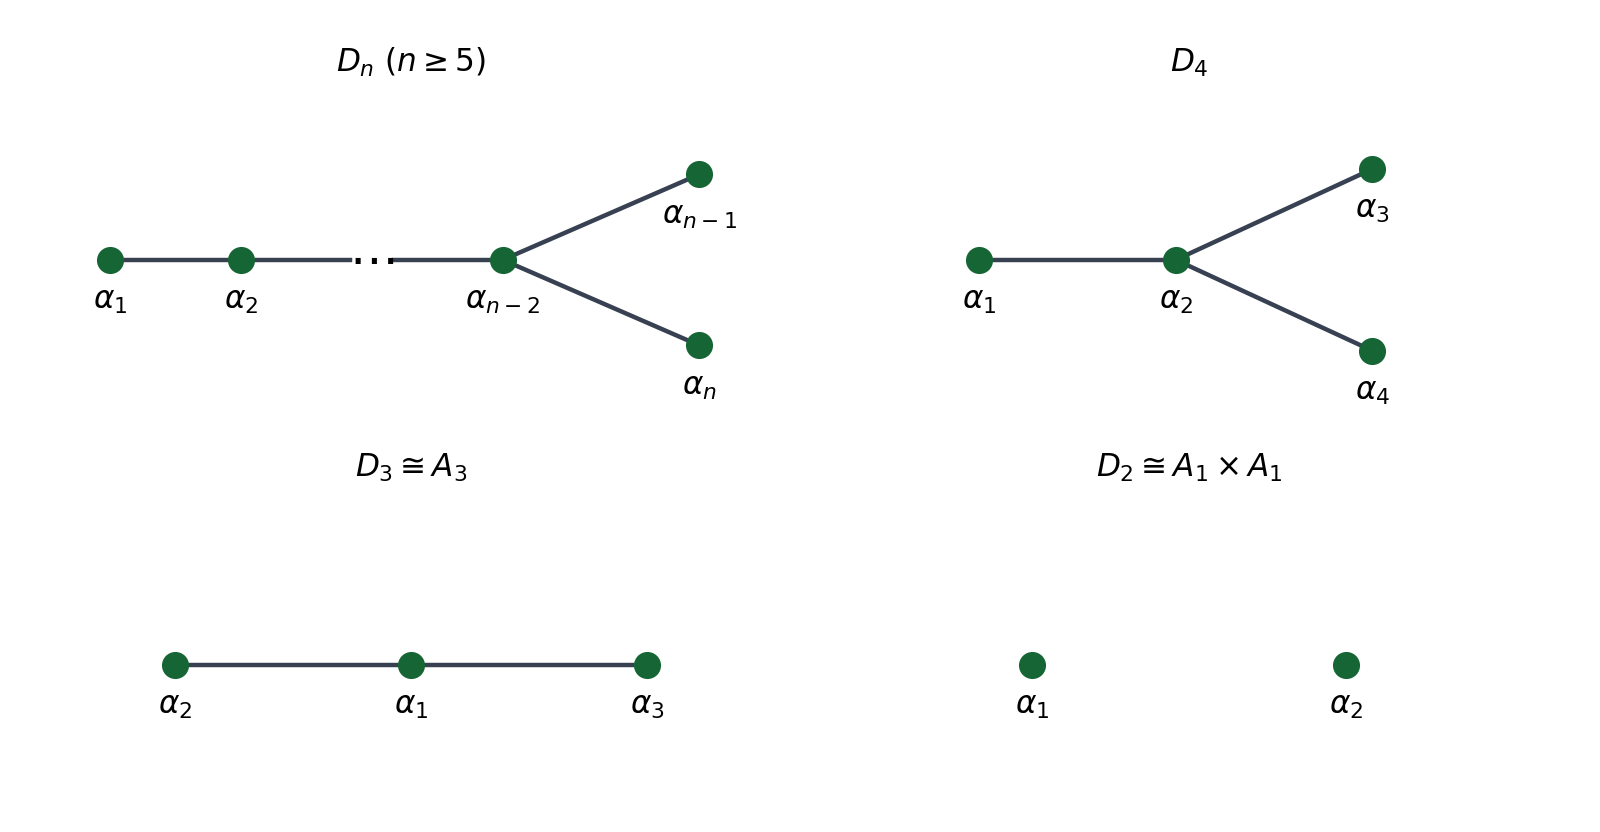

Python code for this plot:
"""Draw labelled D-type diagrams. Python 3.14, Matplotlib 3.10."""
from pathlib import Path
import matplotlib
matplotlib.use('Agg')
import matplotlib.pyplot as plt

fig, axs = plt.subplots(2, 2, figsize=(10, 5.2), facecolor='white')
def draw(ax, title, points, edges):
 ax.set_title(title, fontsize=14, pad=15)
 for a,b in edges:
  x,y=points[a],points[b]
  if a=='dots':x=(x[0]+.17,x[1])
  if b=='dots':y=(y[0]-.17,y[1])
  ax.plot([x[0],y[0]],[x[1],y[1]],color='#374151',lw=2,zorder=1)
 for text,(x,y) in points.items():
  if text=='dots':ax.text(x,y,r'$\cdots$',ha='center',va='center',fontsize=22)
  else:
   ax.scatter(x,y,s=125,color='#166534',zorder=2)
   ax.annotate(text,(x,y),xytext=(0,-22),textcoords='offset points',ha='center',fontsize=14)
 ax.set_xlim(-.5,5.1);ax.set_ylim(-1.15,1.45);ax.axis('off')
p={r'$\alpha_1$':(0,0),r'$\alpha_2$':(1,0),'dots':(2,0),r'$\alpha_{n-2}$':(3,0),r'$\alpha_{n-1}$':(4.5,.8),r'$\alpha_n$':(4.5,-.8)}
draw(axs[0,0],r'$D_n$ ($n\geq5$)',p,[(r'$\alpha_1$',r'$\alpha_2$'),(r'$\alpha_2$','dots'),('dots',r'$\alpha_{n-2}$'),(r'$\alpha_{n-2}$',r'$\alpha_{n-1}$'),(r'$\alpha_{n-2}$',r'$\alpha_n$')])
p={r'$\alpha_1$':(.7,0),r'$\alpha_2$':(2.2,0),r'$\alpha_3$':(3.7,.85),r'$\alpha_4$':(3.7,-.85)}
draw(axs[0,1],r'$D_4$',p,[(r'$\alpha_1$',r'$\alpha_2$'),(r'$\alpha_2$',r'$\alpha_3$'),(r'$\alpha_2$',r'$\alpha_4$')])
p={r'$\alpha_2$':(.5,0),r'$\alpha_1$':(2.3,0),r'$\alpha_3$':(4.1,0)}
draw(axs[1,0],r'$D_3\cong A_3$',p,[(r'$\alpha_2$',r'$\alpha_1$'),(r'$\alpha_1$',r'$\alpha_3$')])
p={r'$\alpha_1$':(1.1,0),r'$\alpha_2$':(3.5,0)}
draw(axs[1,1],r'$D_2\cong A_1\times A_1$',p,[])
fig.tight_layout(pad=2)
fig.savefig(Path.cwd()/f'{Path(__file__).stem}.png',dpi=160,facecolor='white',transparent=False)
plt.close(fig)
